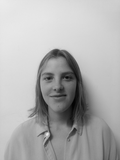
#> input picture Fotos/agus/1.pgm, 120 x 160 px
$ python -i facedetection.py   (imports and definitions only)
#> lines starting #> are read from the running program, lines starting #| are printed output that depends on the picture
#> further down, picture is the input picture: shape (160, 120, 3); min 2, max 235, mean 175.1
# https://pypi.org/project/face-recognition/
import math

import cv2 as cv
import numpy as np


class FaceRecognition:
    def __init__(self):
        self.face_classifier = cv.CascadeClassifier(cv.data.haarcascades + './haarcascade_frontalface_default.xml')
        self.eyes_classifier = cv.CascadeClassifier(cv.data.haarcascades + './haarcascade_eye.xml')
        self.faces_as_row = {} # key: path, value: face as row

    def get_face(self, img, width=150, height=150):
#> called with width = 150, height = 150
        faces_detected = self.face_classifier.detectMultiScale(img, scaleFactor=1.1, minNeighbors=5)
#> faces_detected = [[33, 58, 50, 50]]

        if len(faces_detected) > 0:
            (x, y, w, h) = faces_detected[0]
#> x = 33; y = 58; w = 50; h = 50

            eyes = self.eyes_classifier.detectMultiScale(img[y:y + h, x:x + w])
#> eyes = ()

            if len(eyes) == 2:
                rows, cols = img.shape[:2]
                center_eyes = [
                    [(eyes[0][0] + eyes[0][2]) / 2, (eyes[0][1] + eyes[0][3]) / 2],
                    [(eyes[1][0] + eyes[1][2]) / 2, (eyes[1][1] + eyes[1][3]) / 2],
                ]
                angle = math.atan2(center_eyes[1][1] - center_eyes[0][1], center_eyes[1][0] - center_eyes[0][0])

                if math.fabs(angle) > 1.5:
                    angle = math.atan2(center_eyes[0][1] - center_eyes[1][1], center_eyes[0][0] - center_eyes[1][0])
                if math.fabs(angle) < 1:
                    # Sin esto se podria dar una rotacion muy grande
                    M = cv.getRotationMatrix2D((cols / 2, rows / 2), math.degrees(angle), 1)
                    img = cv.warpAffine(img, M, (cols, rows))

            img = img[y + 1: y + h, x + 1: x + w]
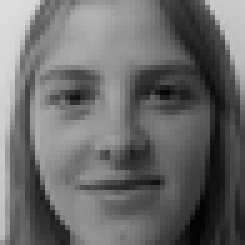
#> img: shape (49, 49, 3) (shown 5 times larger); min 2, max 221, mean 106.4

        img = cv.cvtColor(img, cv.COLOR_RGB2GRAY)
#> img: shape (49, 49)
        return cv.resize(img, (width, height), interpolation=cv.INTER_LINEAR)
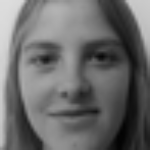
#> returned value: shape (150, 150); min 2, max 221, mean 106.3

    def get_face_as_row(self, path, side_length=150):
        if path not in self.faces_as_row:
            face = cv.imread(path)
            face = self.get_face(face, side_length, side_length)
            face = np.reshape(face, side_length * side_length)
            self.faces_as_row[path] = face / 255.0

        return self.faces_as_row[path]

    def get_faces_as_rows(self, paths, side_length=150):
        faces = np.zeros((len(paths), side_length * side_length))
        for i in range(0, len(paths)):
            faces[i] = self.get_face_as_row(paths[i], side_length)
        return faces

    def get_face_as_column(self, path, side_length=150):
        return self.get_face_as_row(path, side_length)[:, np.newaxis]

    def get_faces_as_columns(self, paths, side_length=150):
        faces = self.get_faces_as_rows(paths, side_length)
        return faces.transpose()

>>> import cv2
>>> picture = cv2.cvtColor(cv2.imread('Fotos/agus/1.pgm'), cv2.COLOR_BGR2RGB)
>>> result = FaceRecognition().get_face(picture)

$ run again, on Fotos/agus/10.pgm
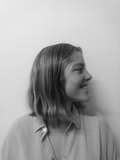
#> input picture Fotos/agus/10.pgm, 120 x 160 px
#> picture is the input picture: shape (160, 120, 3); min 11, max 235, mean 164.1
#> faces_detected = ()
#> in get_face, `return cv.resize(img, (width, height), interpolation=cv.INTER_LINEAR)`:
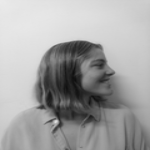
#> returned value: shape (150, 150); min 14, max 235, mean 163.9

$ run again, on Fotos/agus/3.pgm
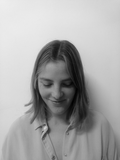
#> input picture Fotos/agus/3.pgm, 120 x 160 px
#> picture is the input picture: shape (160, 120, 3); min 1, max 238, mean 167.1
#> faces_detected = [[32, 64, 52, 52]]
#> x = 32; y = 64; w = 52
#> eyes = ()
#> in get_face, `img = img[y + 1: y + h, x + 1: x + w]`:
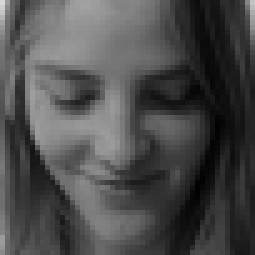
#> img: shape (51, 51, 3) (shown 5 times larger); min 1, max 216, mean 75.9
